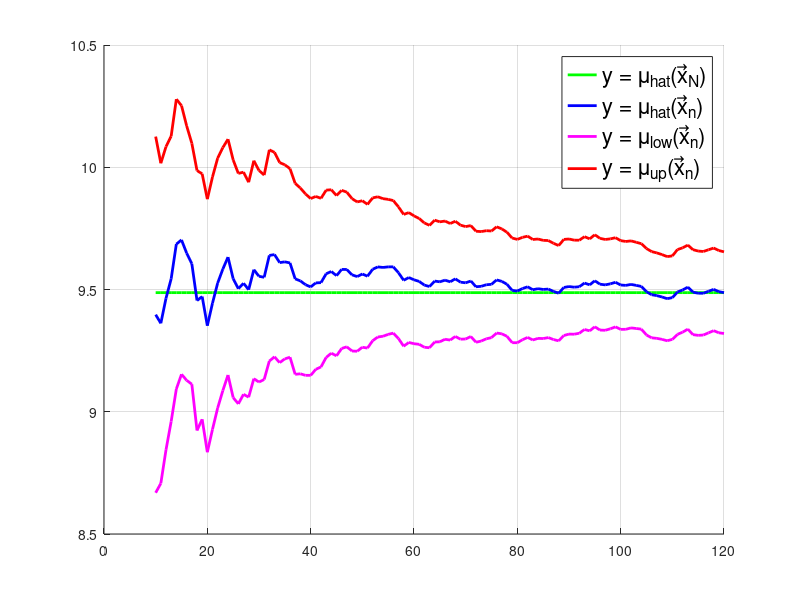
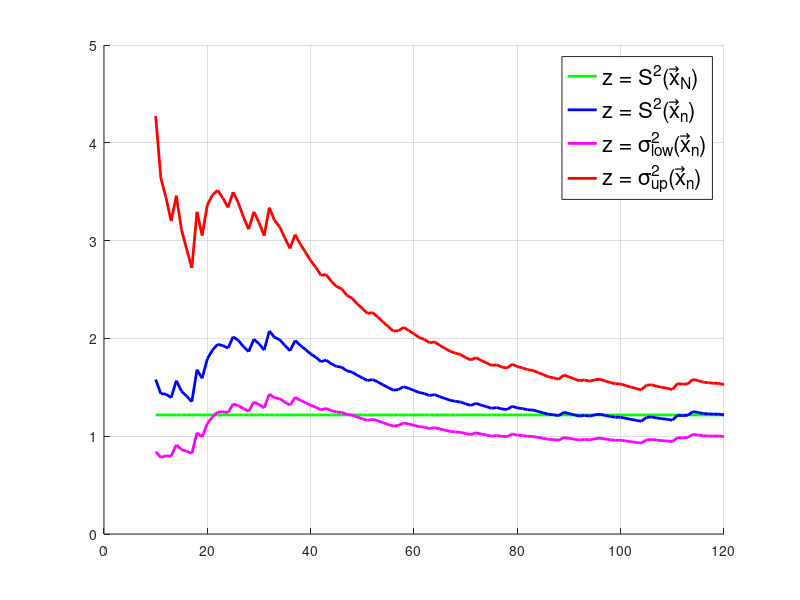

MATLAB code to generate these figures, in order:
pkg load statistics

x = [11.89,9.60,9.29,10.06,9.50,8.93,9.58,6.81,8.69,9.62,...
     9.01,10.59,10.50,11.53,9.94,8.84,8.91,6.90,9.76,7.09,...
     11.29,11.25,10.84,10.76,7.42,8.49,10.10,8.79,11.87,8.77,...
     9.43,12.41,9.75,8.53,9.72,9.45,7.20,9.23,8.93,9.15,...
     10.19,9.57,11.09,9.97,8.81,10.73,9.57,8.53,9.21,10.08,...
     9.10,11.03,10.10,9.47,9.72,9.60,8.21,7.78,10.21,8.99,...
     9.14,8.60,9.14,10.95,9.33,9.98,9.09,10.35,8.61,9.35,...
     10.04,7.85,9.64,9.99,9.65,10.89,9.08,8.60,7.56,9.27,...
     10.33,10.09,8.51,9.86,9.24,9.63,8.67,8.85,11.57,9.85,...
     9.27,9.69,10.90,8.84,11.10,8.19,9.26,9.93,10.15,8.42,...
     9.36,9.93,9.11,9.07,7.21,8.22,9.08,8.88,8.71,9.93,...
     12.04,10.41,10.80,7.17,9.00,9.46,10.42,10.43,8.38,9.01];

gamma = 0.9;
begin = 10;

n = length(x);

fprintf('gamma = %.2f\n', gamma);

fprintf('\nЗадание 1.а/2\n');

function res = sample_mean(x)
    n = length(x);
    res = sum(x) / n;
endfunction

function res = unbiased_sample_variance(x)
    n = length(x);
    mu = sample_mean(x);

    res = sum((x - mu) .^ 2) / (n - 1);
endfunction

mu = sample_mean(x);
sqrS = unbiased_sample_variance(x);

fprintf('mu  = %5.4f\n', mu);
fprintf('S^2 = %5.4f\n', sqrS);

fprintf('\nЗадание 1.б\n');

function [lower_bound, upper_bound] = get_mx_confidence(x, gamma)
    sm = sample_mean(x);
    s  = sqrt(unbiased_sample_variance(x));
    n  = length(x);
    t  = tinv((1 + gamma) / 2, n - 1);

    lower_bound = sm - s * t / sqrt(n);
    upper_bound = sm + s * t / sqrt(n);
endfunction

[lower_mu, upper_mu] = get_mx_confidence(x, gamma);

fprintf('%.2f-доверительный интервал для математического ожидания\n', gamma);
fprintf('(%5.6f, %5.6f)\n', lower_mu, upper_mu);

fprintf('\nЗадание 1.в\n');

function [lower_bound, upper_bound] = get_dx_confidence(x, gamma)
    s2  = unbiased_sample_variance(x);
    n  = length(x);
    t_low  = chi2inv((1 + gamma) / 2, n - 1);
    t_up  = chi2inv((1 - gamma) / 2, n - 1);

    lower_bound = (n - 1) * s2 / t_low;
    upper_bound = (n - 1) * s2 / t_up;
endfunction

[lower_sigma2, upper_sigma2] = get_dx_confidence(x, gamma);

fprintf('%.2f-доверительный интервал для дисперсии\n', gamma);
fprintf('(%5.6f, %5.6f)\n', lower_sigma2, upper_sigma2);


fprintf('\nЗадание 3.a\n');
fprintf('График в отдельном окне\n');

hat_mu_x_N = zeros(n - begin + 1, 1) + mu;
hat_mu_x_n = zeros(n - begin + 1, 1);
low_mu = zeros(n - begin + 1, 1);
up_mu  = zeros(n - begin + 1, 1);

for i=begin:n
    cur_x = x(1:i);
    hat_mu_x_n(i-begin+1) = sample_mean(cur_x);
    [low_mu(i-begin+1), up_mu(i-begin+1)] = get_mx_confidence(cur_x, gamma);
endfor

h = figure();
set(h, 'numbertitle', 'off', 'name', 'Задание 3.а');
hold on;
plot(begin:n, hat_mu_x_N, 'color', 'g', 'linewidth', 2);
plot(begin:n, hat_mu_x_n, 'color', 'b', 'linewidth', 2);
plot(begin:n, low_mu,     'color', 'm', 'linewidth', 2);
plot(begin:n, up_mu,      'color', 'r', 'linewidth', 2);
l = legend('y = \mu_{hat}(x⃗_N)', 'y = \mu_{hat}(x⃗_n)',
           'y = \mu_{low}(x⃗_n)', 'y = \mu_{up}(x⃗_n)');
set(l, 'interpreter', 'tex', 'fontsize', 16);
grid;

fprintf('\nЗадание 3.б\n');
fprintf('График в отдельном окне\n');

S_x_N = zeros(n - begin + 1, 1) + sqrS;
S_x_n = zeros(n - begin + 1, 1);
low_sig2 = zeros(n - begin + 1, 1);
up_sig2  = zeros(n - begin + 1, 1);

for i=begin:n
    cur_x = x(1:i);
    S_x_n(i-begin+1) = unbiased_sample_variance(cur_x);
    [low_sig2(i-begin+1), up_sig2(i-begin+1)] = get_dx_confidence(cur_x, gamma);
endfor

g = figure();
set(g, 'numbertitle', 'off', 'name', 'Задание 3.б');
hold on;
plot(begin:n, S_x_N,    'color', 'g', 'linewidth', 2);
plot(begin:n, S_x_n,    'color', 'b', 'linewidth', 2);
plot(begin:n, low_sig2, 'color', 'm', 'linewidth', 2);
plot(begin:n, up_sig2,  'color', 'r', 'linewidth', 2);
l = legend('z = S^2(x⃗_N)', 'z = S^2(x⃗_n)',
           'z = \sigma^2_{low}(x⃗_n)', 'z = \sigma^2_{up}(x⃗_n)');
set(l, 'interpreter', 'tex', 'fontsize', 16);
grid;

waitfor(h);
waitfor(g);
